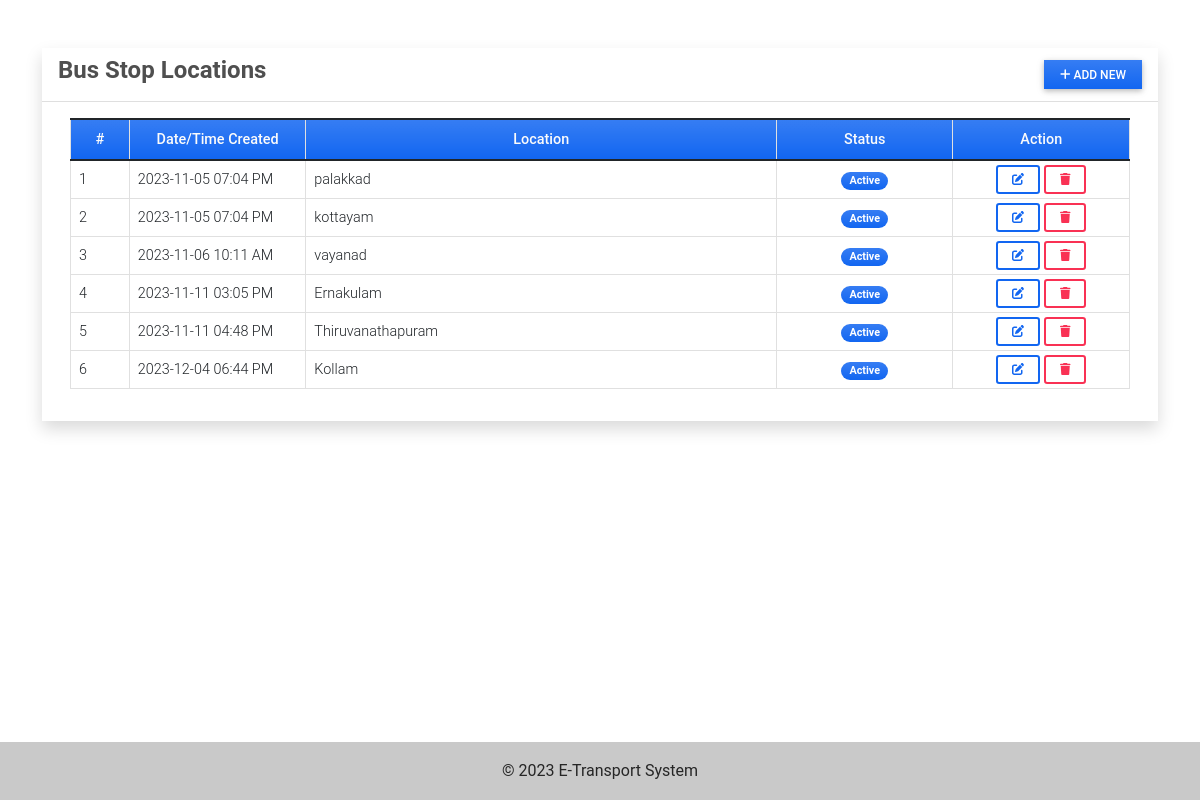
/location (signed in), run on the app's committed database.
### MainApp/models.py (models this page shows, shortened)
class Location(models.Model):
    location = models.CharField(max_length=250)
    status = models.CharField(max_length=2, choices=(('1','Active'),('2','Inactive')), default=1)
    date_created = models.DateTimeField(default=timezone.now)
    date_updated = models.DateTimeField(auto_now=True)

### MainApp/views.py (the view)
# urls.py: path('location',views.location_mgt,name='location-page'),
@login_required
def location_mgt(request):
    context['page_title'] = "Locations"
    locations = Location.objects.all()
    context['locations'] = locations
    return render(request, 'location_mgt.html', context)

### MainApp/templates/location_mgt.html (shortened to what this page needs)
{% extends 'base.html' %} {% block pageContent %}
<div class="col-lg-12 col-md-12 col-sm-12 col-xs-12">
    <div class="card card-default rounded-0 shadow ">
        <div class="card-header">
            <div class="d-flex w-100 align-items-center justify-content-between">
                <h4 class="card-title fw-bold">Bus Stop Locations</h4>
                <div class="tools">
                    <button type="button" class="btn btn-primary rounded-0 bg-gradient btn-sm" id='add_new'><i class="fa fa-plus"></i> Add New</button>
                </div>
            </div>
        </div>
        <div class="card-body">
            <div class="container-fluid">
                <table class="table table-bordered" id="location-list">
                    <colgroup>
                        <col width="5%">
                        <col width="15%">
                        <col width="40%">
                        <col width="15%">
                        <col width="15%">
                    </colgroup>
                    <thead>
                        <tr class="bg-gradient bg-primary bg-opacity-50 text-light">
                            <th class="px-2 py-2 text-center">#</th>
                            <th class="px-2 py-2 text-center">Date/Time Created</th>
                            <th class="px-2 py-2 text-center">Location</th>
                            <th class="px-2 py-2 text-center">Status</th>
                            <th class="px-2 py-2 text-center">Action</th>
                        </tr>
                    </thead>
                    <tbody>
                        {% for location in locations %}
                        <tr>
                            <td class="px-2 py-1 align-middle">{{ forloop.counter }}</td>
                            <td class="px-2 py-1 align-middle">{{ location.date_created|date:"Y-m-d h:i A" }}</td>
                            <td class="px-2 py-1 align-middle">{{ location.location }}</td>
                            <td class="px-1 py-1 align-middle text-center">
                                {% if location.status == '1' %}
                                <span class="badge bg-primary bg-gradient rounded-pill px-2">Active</span> {% else %}
                                <span class="badge bg-secondary bg-gradient rounded-pill px-2">Inactive</span> {% endif %}
                            </td>
                            <td class="px-2 py-1 align-middle text-center">
                                <a class="btn btn-outline-primary btn-sm edit-data" href="javascript:void(0)" data-id="{{ location.pk }}" title="Edit">
                                    <i class="fa fa-edit"></i>
                                </a>
                                <button class="btn btn-outline-danger btn-sm delete-data" type="button" data-id="{{ location.pk }}" title="Delete">
                                    <i class="fa fa-trash"></i>
                                </button>
                            </td>
                        </tr>
                        {% endfor %}
                    </tbody>
                </table>
            </div>
        </div>
    </div>
</div>
{% endblock pageContent %}

### static/MainApp/default/css/style.css (style rules this page uses)
html, body { height: 100%; width: 100%; max-height: 100%; overflow: auto; display: flex; flex-direction: column; }

### data on the page
Location: date_created "2023-11-05 07:04 PM", location "palakkad", status "Active"
Location: date_created "2023-11-05 07:04 PM", location "kottayam", status "Active"
Location: date_created "2023-11-06 10:11 AM", location "vayanad", status "Active"
Location: date_created "2023-11-11 03:05 PM", location "Ernakulam", status "Active"
Location: date_created "2023-11-11 04:48 PM", location "Thiruvanathapuram", status "Active"
Location: date_created "2023-12-04 06:44 PM", location "Kollam", status "Active"
